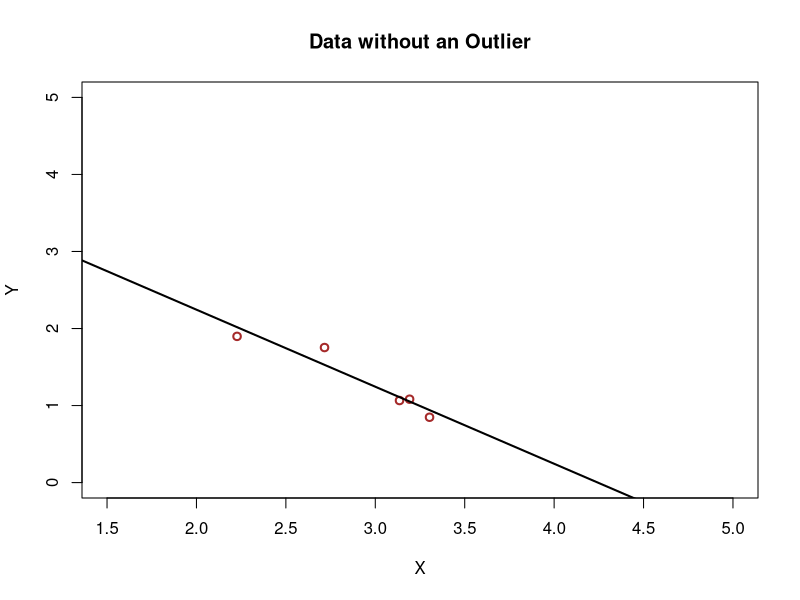
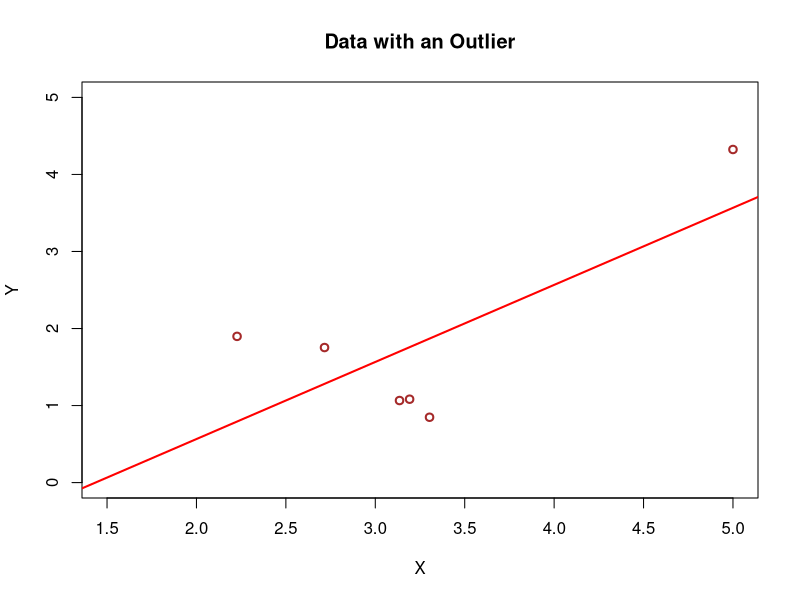

Source code (R) for these figures, in order:
## ---- chunk 1
set.seed(10)
E1<-rnorm(5,0,0.1)
X1<-runif(5,2,4)
X2<-sort(X1)
Y1<-runif(5,2,4)
Y2<-sort(Y1)
Y2<-c(Y2[1],Y2[2]-0.3,Y2[3],Y2[4],Y2[5]-0.491)
Y3<--Y2+E1+4
X3<-c(X2,5)
Y4<-c(Y3,4.324)
## ---- chunk 2
plot(X2,Y3,col="brown",xlim=c(1.5,5),ylim=c(0,5),lwd=2,main="Data without an Outlier",xlab="X",ylab="Y")
reg1<-lm(Y3~X2)
abline(reg1,col="black",lwd=2)
## ---- chunk 3
plot(X3,Y4,col="brown",xlim=c(1.5,5),ylim=c(0,5),lwd=2,main="Data with an Outlier",xlab="X",ylab="Y")
reg2<-lm(Y4~X3)
abline(reg2,col="red",lwd=2)
